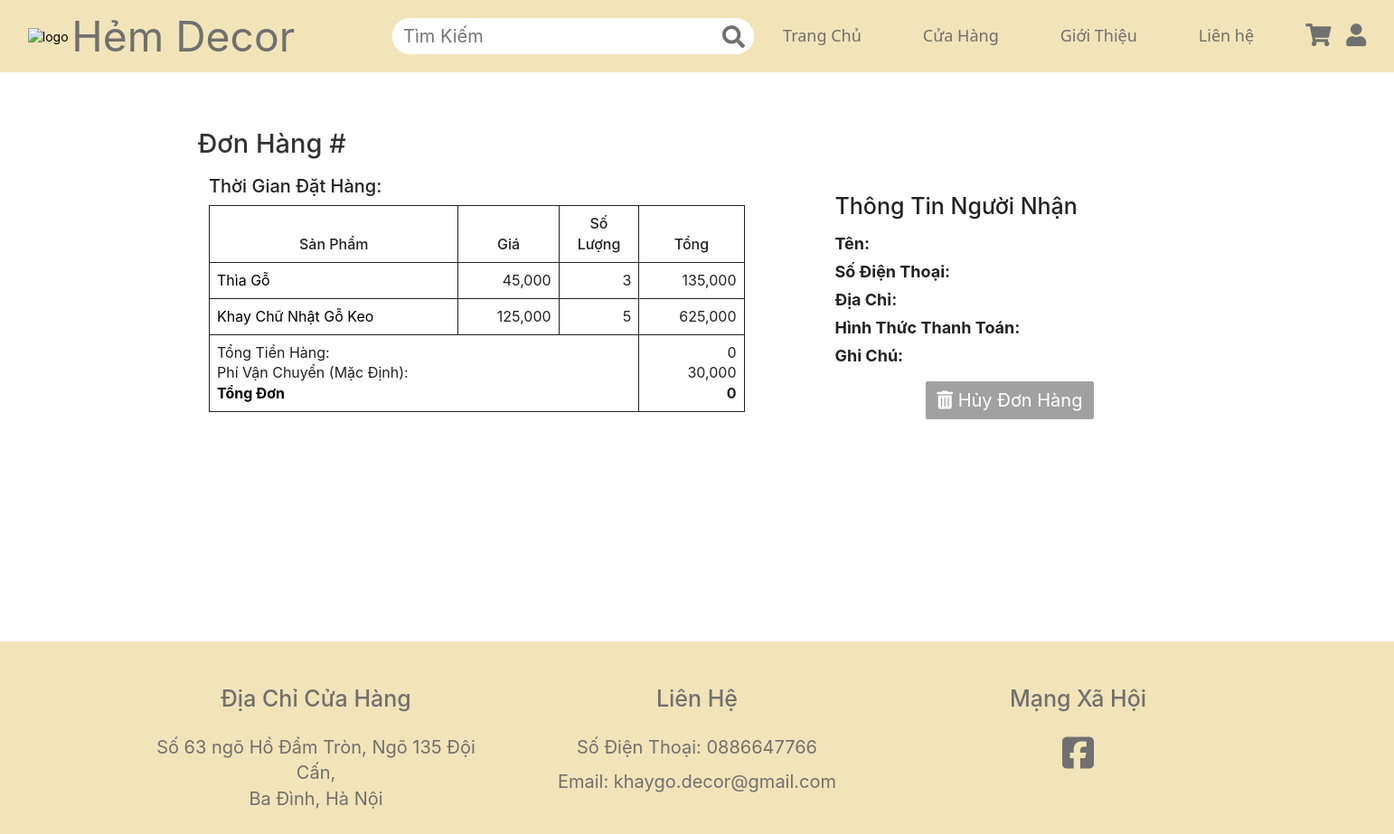
The app's page /anon/order-details.php?oid=ab01cd with its own data.
### tables this page shows
CREATE TABLE IF NOT EXISTS `Order_Product` (
  OrderID VARCHAR(6) NOT NULL,
  ProductID VARCHAR(10) NOT NULL,
  OrderQuantity TINYINT NOT NULL,
  QuantityPrice INT NOT NULL,
  FOREIGN KEY (OrderID) REFERENCES `Order` (OrderID) ON UPDATE CASCADE ON DELETE CASCADE,
  FOREIGN KEY (ProductID) REFERENCES `Product` (ProductID) ON UPDATE CASCADE ON DELETE CASCADE);

CREATE TABLE IF NOT EXISTS Product(
CategoryID VARCHAR(10) NOT NULL,
ProductID VARCHAR(10) NOT NULL PRIMARY KEY,
ProductName VARCHAR(255) NOT NULL,
Size VARCHAR(10),
Price INT UNSIGNED NOT NULL,
ProductQuantity INT UNSIGNED NOT NULL,
CreateDate timestamp NOT NULL default CURRENT_TIMESTAMP on update CURRENT_TIMESTAMP,
FOREIGN KEY (CategoryID) REFERENCES Categories(CategoryID) ON UPDATE CASCADE ON DELETE CASCADE
);

CREATE TABLE IF NOT EXISTS `Order` (
  OrderID VARCHAR(6) NOT NULL PRIMARY KEY,
  AccountID INT NOT NULL,
  OrderDate timestamp NOT NULL default CURRENT_TIMESTAMP on update CURRENT_TIMESTAMP,
  OrderStatus ENUM('Chờ Xác Nhận','Đang Chuẩn Bị Hàng','Đang Giao Hàng', 'Đã Hoàn Thành', 'Đã Hủy') NOT NULL,
  PaymentStatus ENUM('Đang Xử Lý', 'Đã Hoàn Thành')NOT NULL,
  
  TotalOrder DOUBLE DEFAULT '0');

### anon/order-details.php (the view, shortened to what this page needs)
<?php
include('../database/dbcon.php');
if (isset($_GET['oid'])) {
    $id = $_SESSION['anonID'];
    $oid = $_GET['oid'];
    $order_content = mysqli_query($con, "SELECT AccountID, OrderDate, OrderStatus, PaymentStatus, TotalOrder, od.*, OrderQuantity, QuantityPrice, p.*, c.ThumbnailImage, sum(OrderQuantity) AS TotalQuantity, sum(QuantityPrice) AS TotalQuPrice, count(p.ProductID) AS TotalProduct FROM `Order` o
    INNER JOIN `order_details` od ON o.OrderID = od.OrderID
    INNER JOIN `order_product` op ON o.OrderID = op.OrderID
    INNER JOIN `product` p ON op.ProductID = p.ProductID
    INNER JOIN `categories` c ON p.CategoryID = c.CategoryID
    WHERE AccountID = '$id' && o.OrderID = '$oid'");
    $row = mysqli_fetch_array($order_content);
?>
<!doctype html>
<html lang="zxx">
<head>
    <link rel="stylesheet" href="https://maxcdn.bootstrapcdn.com/bootstrap/3.3.2/css/bootstrap.min.css">
    <link rel="stylesheet" href="../css/user.css?v=<?php echo time(); ?>">
</head>
<body>
    <header>
        <a href="../anon/homepage.php"><img class="logo" src="../images/hem_logo_circle_yellow.png"
                alt="logo"></a>
        <a href="../anon/homepage.php" class="web_name1" style="font-size:3vw;">Hẻm Decor</a>
        <a class="search-form">
            <input type="search" name="keyword" placeholder="Tìm Kiếm" id="search-box" required>
            <i class="fas fa-search" id="search"></i>
        </a>
        <nav class="navbar1">
            <ul>
                <li> <a href="../anon/homepage.php">Trang Chủ</a></li>
                <li> <a href="../anon/product_page.php">Cửa Hàng</a></li>
                <li> <a href="../anon/about_us.php">Giới Thiệu</a></li>
                <li><a class="cta" href="#contact">Liên hệ</a></li>
            </ul>
        </nav>
        <div class="icons1">
            <a href="../anon/view_cart.php" class="fas fa-shopping-cart">
            </a>
            <div class="dropdown"><a class="fas fa-user"></a>
            </div>
        </div>
    </header>
    <section class="confirmation_part padding_top">
        <h1>Đơn Hàng #<?php echo $row["OrderID"] ?></h1>
        <div class="container">
            <div class="row">
                <div class="col-lg-7">
                    <div class="order_details_iner">
                        <h2>Thời gian đặt hàng: <?php echo $row["OrderDate"] ?></h2>
                        <table class="table table-borderless">
                            <thead>
                                <tr>
                                    <th scope="col" colspan="2"><span>Sản phẩm</span></th>
                                    <th scope="col"><span>Giá</span></th>
                                    <th scope="col" width="15%"><span>Số lượng</span></th>
                                    <th scope="col"><span>Tổng</span></th>
                                </tr>
                            </thead>
                            <tbody>
                                <?php $i = 1;
                        $sql1 = mysqli_query($con, "SELECT OrderID, OrderQuantity, QuantityPrice,
                                                    p.* FROM order_product op INNER JOIN product p ON op.ProductID = p.ProductID
                                                    WHERE OrderID = '$oid'");
                        while ($row1 = mysqli_fetch_assoc($sql1)){ ?>
                                <tr>
                                    <td colspan="2">
                                        <span><a
                                                href='../anon/view_product.php?cid=<?php echo $row1['CategoryID']; ?>&pid=<?php echo $row1['ProductID']; ?>'>
                                                <?php echo $row1["ProductName"] ?>
                                            </a></span>
                                    </td>
                                    <td><span style="cursor: auto;"><?php echo number_format($row1["Price"]) ?></span>
                                    </td>
                                    <td><span style="cursor: auto;"><?php echo $row1["OrderQuantity"] ?></span></td>
                                    <td> <span
                                            style="cursor: auto;"><?php echo number_format($row1["QuantityPrice"]) ?></span>
                                    </td>
                                </tr>
                                <?php $i++;} ?>
                            </tbody>
                            <tr>
                                <td colspan="4"><span style="cursor: auto;">Tổng tiền hàng: <br>Phí Vận Chuyển (Mặc
                                        định):</span> <br><b>Tổng
                                        Đơn</b></td>
                                <td> <span style="cursor: auto;"> <?php echo number_format($row["TotalQuPrice"]) ?>
                                        <br>30,000
                                        <br><b><?php echo number_format($row["TotalOrder"]) ?></b></span>
                                </td>
                            </tr>
                        </table>
                    </div>
                </div>
                <div class="col-lg-5 col-lx-4">
                    <div class="single_confirmation_details">
                        <h4>Thông tin người nhận</h4>
                        <p><b>Tên: </b><span><?php echo $row["CustomerName"] ?></span></p>
                        <p><b>Số Điện Thoại: </b><span><?php echo $row["CustomerPhoneNo"] ?></span></p>
                        <p><b>Địa Chỉ: </b><span><?php echo $row["CustomerAddress"] ?></span></p>
                        <p><b>Hình Thức Thanh Toán: </b><span><?php echo $row["PaymentMethod"] ?></span></p>
                        <p><b>Ghi Chú: </b><span><?php echo $row["Note"] ?></span></p>
                        <?php if($row["OrderStatus"] == "Chờ Xác Nhận"){ ?>
                        <button type="button" class="btn btn-primary" data-toggle="modal" data-target="#demo-1"><i
                                class='fa fa-trash-alt'></i> Hủy Đơn Hàng</button>
                        <?php } else {?>
                        <button type="button" class="btn btn-secondary" disabled><i class='fa fa-trash-alt'></i> Hủy Đơn
                            Hàng</button>
                        <?php }?>
                    </div>
                </div>
            </div>
    </section>
    <footer><?php include '../header_footer/footer.php'; ?></footer>
</body>
</html>
<?php
    }
?>

### css/user.css (style rules this page uses)
:root { --pink: black; }
* { margin: 0; padding: 0; box-sizing: border-box; font-family: -apple-system, BlinkMacSystemFont, 'Segoe UI', Roboto, Oxygen, Ubuntu, Cantarell, 'Open Sans', 'Helvetica Neue', sans-serif; outline: none; text-decoration: none; transition: .2s linear; }
a { color: #000; }
body { position: relative; margin: 0; min-height: 100%; }
html { font-size: 62.5%; scroll-behavior: smooth; scroll-padding-top: 6rem; overflow-x: hidden; height: 100%; }
section { padding: 2rem 9%; }
header { position: fixed; top: 0; left: 0; right: 0; background-color: #F1E4B8; padding: 0.7rem 2%; display: flex; justify-content: flex-end; align-items: center; z-index: 10; }
.logo { cursor: pointer; width: 60px; height: auto; margin-right: 0.1cm; }
.fa-search { padding-top: 3%; }
.search-form { width:40rem; height:4rem; overflow: hidden; background:#fff; display:flex; align-items: center; border-radius: 5rem; position: relative; border: none; }
.search-form input { font-size: 2rem; padding:0 1.2rem; height:100%; width:100%; text-transform: none; color:black; border: none; }
.search-form i { font-size: 2.5rem; padding-right: 1.5rem; color:#707070; cursor: pointer; transition: all 0.3s ease 0s; padding: 10px 10px; }
header .fa-shopping-cart { margin-right: 1rem; }
.dropdown { position: relative; display: inline-block; }
table { border-collapse: collapse; width: 100%; color: #000; }
img { width: 100%; }
footer { position: absolute; bottom: 0; right: 0; left: 0; }
span { cursor: pointer; }
table { font-family: -apple-system, BlinkMacSystemFont, 'Segoe UI', Roboto, Oxygen, Ubuntu, Cantarell, 'Open Sans', 'Helvetica Neue', sans-serif; border-collapse: collapse; width: 100%; border: 1px solid #707070; cursor: context-menu; }
thead tr { font-weight: bold; font-size: 2.5rem; cursor: context-menu; }
th { color: #707070; text-align: center; padding: 12px; padding-left: 0; padding-right: 0; border: 1px solid #707070; }
.navbar1 { margin-bottom: -10px; }
.navbar1 li { display: inline-block; align-items: center; padding: 0px 20px; }
.navbar1 li a { transition: all 0.3s ease 0s; }
.navbar1 a { font-size: 18px; font-family: 'Segoe UI', Tahoma, Geneva, Verdana, sans-serif; padding: 0 1rem; color: #707070; padding: 0 12px; }
.web_name1 { font-family: -apple-system, BlinkMacSystemFont, 'Segoe UI', Roboto, Oxygen, Ubuntu, Cantarell, 'Open Sans', 'Helvetica Neue', sans-serif; color: #707070; margin-right: auto; margin-left: 0cm; }
header .icons1 { font-size: 2.5rem; margin-left: 2.5rem; }
header .icons1 a { color: #707070; }
header .icons1 .fa-shopping-cart { margin-right: 1rem; }
.confirmation_part { margin-top: 8%; }
.confirmation_part .single_confirmation_details { background-color: #ffffff; padding: 20px 40px; margin-top: 10px; }
.confirmation_part .single_confirmation_details h4 { font-size: 25px; font-weight: 500; color: #222222; text-transform: capitalize; margin-bottom: 16px; }
.confirmation_part .single_confirmation_details p { left: 0; top: 0; line-height: 21px; color: #222222; font-size: 18px; }
.confirmation_part .order_details_iner { background-color: #ffffff; padding: 0px 30px 15px; text-transform: capitalize; }
.confirmation_part h1 { display:inline; font-size: 29px; margin-left: 80px; }
.confirmation_part h2 { font-size: 20px; color: #222222; }
.confirmation_part .order_details_iner table tr { border: 1px solid #222222; }
.confirmation_part .order_details_iner .table th { border: 1px solid #222222; font-size: 16px; }
.confirmation_part .order_details_iner .table td { border: 1px solid #222222; font-size: 16px; }
.confirmation_part .order_details_iner .table td:nth-child(2), .confirmation_part .order_details_iner .table td:nth-child(3), .confirmation_part .order_details_iner .table td:nth-child(4) { text-align: right; }
.confirmation_part .order_details_iner span { color: #222222; }
.confirmation_part .order_details_iner th { font-weight: 500; }
.confirmation_part .order_details_iner .table tbody { border-top: 1px solid #222222; }
.confirmation_part .btn { -moz-border-radius: 2px; -webkit-border-radius: 2px; border-radius: 2px; }
.confirmation_part .btn-secondary { margin:8px 100px; font-size: 20px; }
.confirmation_part .btn-secondary,.btn-secondary:hover,.btn-secondary:active, .btn-secondary:visited { background-color: #707070; color:#ffffff; border-color: #707070; }
.table-borderless a { text-decoration: none; font-size: 16px; font-weight: inherit; color:#000; }

### records on screen
order_product: ProductID.ProductName "Thìa Gỗ", ProductID.Price "45,000", OrderQuantity "3", QuantityPrice "135,000"
order_product: ProductID.ProductName "Khay Chữ Nhật Gỗ Keo", ProductID.Price "125,000", OrderQuantity "5", QuantityPrice "625,000"
order: TotalOrder "0"

### other values on screen
$row["TotalQuPrice"] "0"
